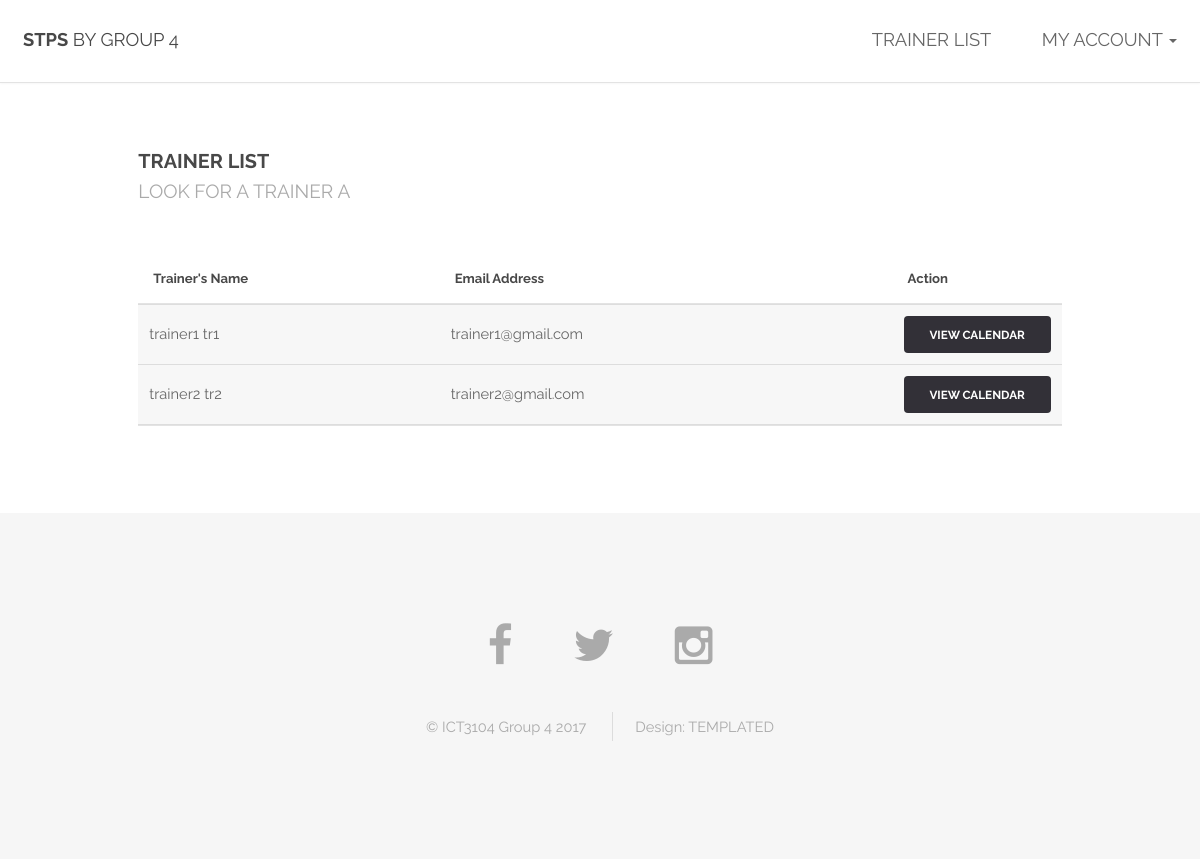
The app's page /trainee_trainerList.php, older data.
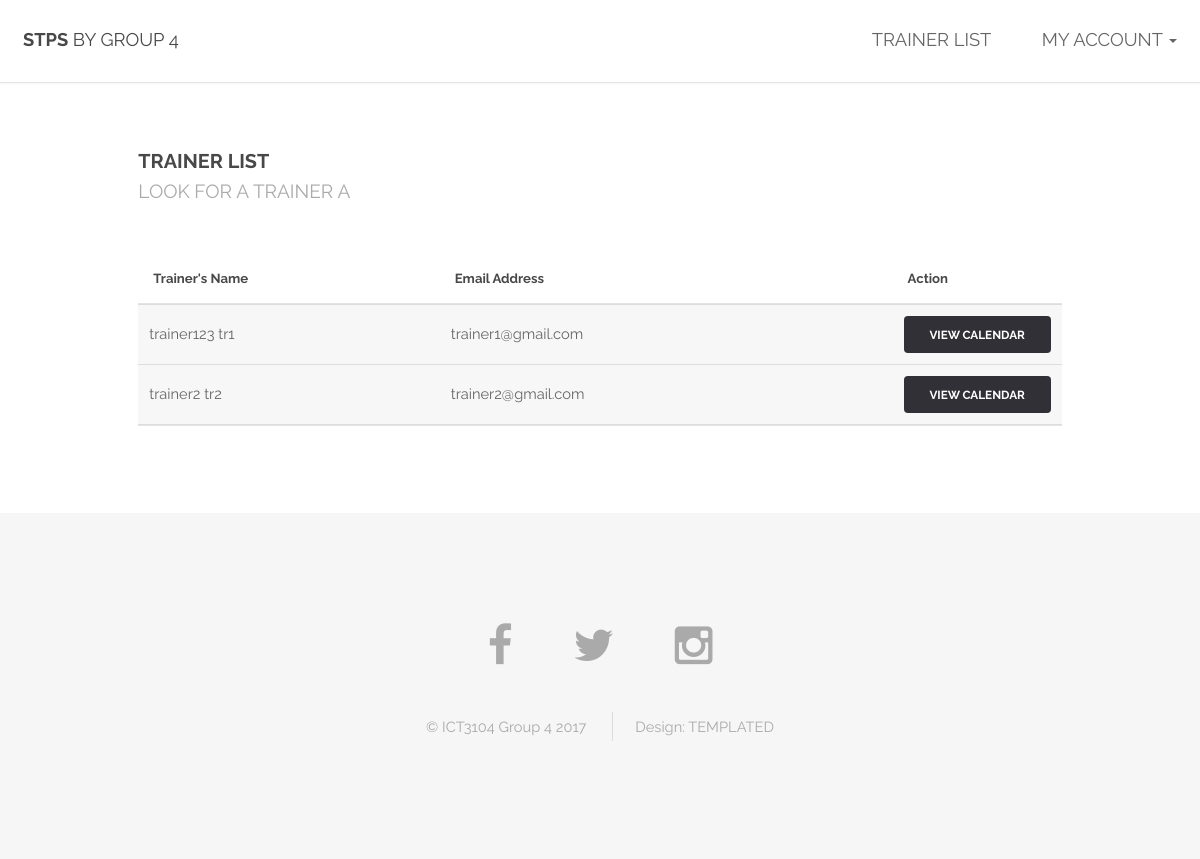
The same page, newer data.
### tables this page shows
CREATE TABLE `users` (
  `email` varchar(255) NOT NULL,
  `firstName` varchar(35) NOT NULL,
  `lastName` varchar(35) NOT NULL,
  `phoneNumber` int(8) NOT NULL,
  `profilePicture` varchar(255) NOT NULL,
  `role` varchar(10) NOT NULL,
  `password` varchar(50) NOT NULL,
  `status` int(1) NOT NULL,
  `address` varchar(255) NOT NULL
);

### scripts/listTrainers.php (the view, shortened to what this page needs)
<?php
include_once 'database/dbconfig.php';
$sqlTrainerName = "SELECT * FROM users WHERE role='trainer';";
$result = $conn->prepare($sqlTrainerName);
$result->execute();
$count = $result->rowCount();
if ($count > 0) {
    while ($trainer = $result->fetch(PDO::FETCH_ASSOC)) {
        $firstName = $trainer['firstName'];
        $lastName = $trainer['lastName'];
        $email = $trainer['email'];
        echo "<tbody>";
        echo "<tr>";
        echo "<td>" . $firstName ." " . $lastName . "</td>";
        echo "<td>" . $email ."</td>";
        echo "<td><a href = 'trainee_trainerCalendar.php?t=$email' class = 'button small'>View Calendar</a></td>";
        echo "</tr>";
        echo "</tbody>";
    }
} else {
    echo "There are no Trainers yet!";
}

### trainee_trainerList.php (shortened to what this page needs)
<html>
    <head>
        <link href="bootstrap-3.3.5-dist/css/bootstrap.min.css" rel="stylesheet">
        <link href='fullcalendar-3.5.1/fullcalendar.css' rel='stylesheet' />
        <link href="assets/css/calendar.css" rel="stylesheet" type="text/css"/>
        <link rel="stylesheet" href="assets/css/main.css" />
    </head>
    <body>
        <?php
        include "trainee_header.php";
        ?>
        <section id="main" class="wrapper">
            <div class="container">
                <header class="major special">
                    <h3>Trainer List</h3>
                    <p>Look for a trainer A</p>
                </header>
                <section>
                    <div class="table-wrapper">
                        <table>
                            <thead>
                                <tr>
                                    <th class="col-md-4">Trainer's Name</th>
                                    <th class="col-md-6">Email Address</th>
                                    <th class="col-md-2">Action</th>
                                </tr>
                            </thead>
                                <?php
                                include "scripts/listTrainers.php";
                                ?>
                        </table>
                    </div>
                </section>
            </div>
        </section>
        <?php
        include "footer.php";
        ?>
    </body>
</html>

### trainee_header.php (shortened to what this page needs)
<header id="header">
    <h1><strong><a href="index.php">STPS</a></strong> by Group 4</h1>
    <nav id="nav">
        <ul>
            <li><a href="trainee_trainerList.php">Trainer List</a></li>
            <li class="dropdown">
                <a class="dropdown-toggle" data-toggle="dropdown" href="trainee_dashboard.php">My Account
                    <span class="caret"></span></a>
            </li>
        </ul>
    </nav>
</header>

### footer.php
<footer id="footer">
    <div class="container style2" >
        <ul class="icons">
            <li><a href="#" class="icon fa-facebook"></a></li>
            <li><a href="changepassword.php" class="icon fa-twitter"></a></li>
            <li><a href="administrator/user-management.php" class="icon fa-instagram"></a></li>
        </ul>
        <ul class="copyright">
            <li>&copy; ICT3104 Group 4 2017</li>
            <li>Design: <a href="http://templated.co">TEMPLATED</a></li>
        </ul>
    </div>
</footer>

Row changes from the older to the newer data that the page shows:
changed users "tr1": firstName "trainer1" → "trainer123"
